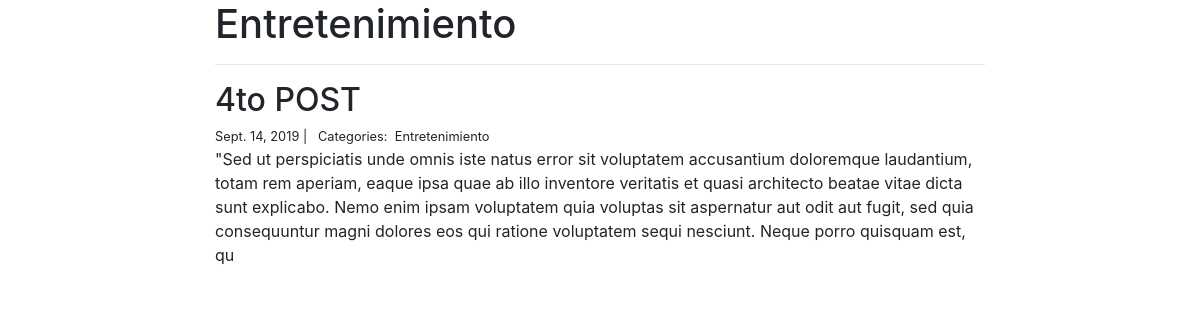
Page /Entretenimiento on the committed database.
### blog/models.py (models this page shows, shortened)
class Category(models.Model):
	name = models.CharField(max_length = 20)

class Post(models.Model):
	title = models.CharField(max_length = 255)
	body = models.TextField()
	created_on = models.DateTimeField(auto_now_add = True)
	last_modified = models.DateTimeField(auto_now = True)
	categories = models.ManyToManyField('Category', related_name = 'posts')

### blog/views.py (the view)
# urls.py: url(r'^(?P<category>\w+)$', blog_category, name="blog_category"),
def blog_category(request, category):
	posts = Post.objects.filter(
		categories__name__contains=category
	).order_by(
		'-created_on'
	)
	context = {
		'category': category,
		'posts': posts,
	}
	return render(request, "blog_category.html", context)

### blog/templates/blog_category.html
{% extends "base.html" %}
{% block page_content %}
<div class="col-md-8 offset-md-2">
	<h1>{{ category | title}}</h1>
	<hr>
	{% for post in posts %}
	<h2>{{post.title}}</h2>
	<small>
		{{post.created_on.date}} | &nbsp;
		Categories:&nbsp;
		{% for category in post.categories.all %}
			{{ category.name }}
		{% endfor %}
	</small>
	<p>{{post.body | slice:":400"}}</p>
	{% endfor %}
</div>
{% endblock %}

### rows in the picture
Category: name "Entretenimiento"
Post: title "4to POST", created_on "Sept. 14, 2019", body "\"Sed ut perspiciatis unde omnis iste natus error sit voluptatem accusantium doloremque laudantium, totam rem aperiam, eaque ipsa quae ab illo inventore veritatis et quasi architecto beatae vitae dicta sunt explicabo. Nemo enim ipsam voluptatem quia voluptas sit aspernatur aut odit aut fugit, sed quia consequuntur magni dolores eos qui ratione voluptatem sequi nesciunt. Neque porro quisquam est, qu"
